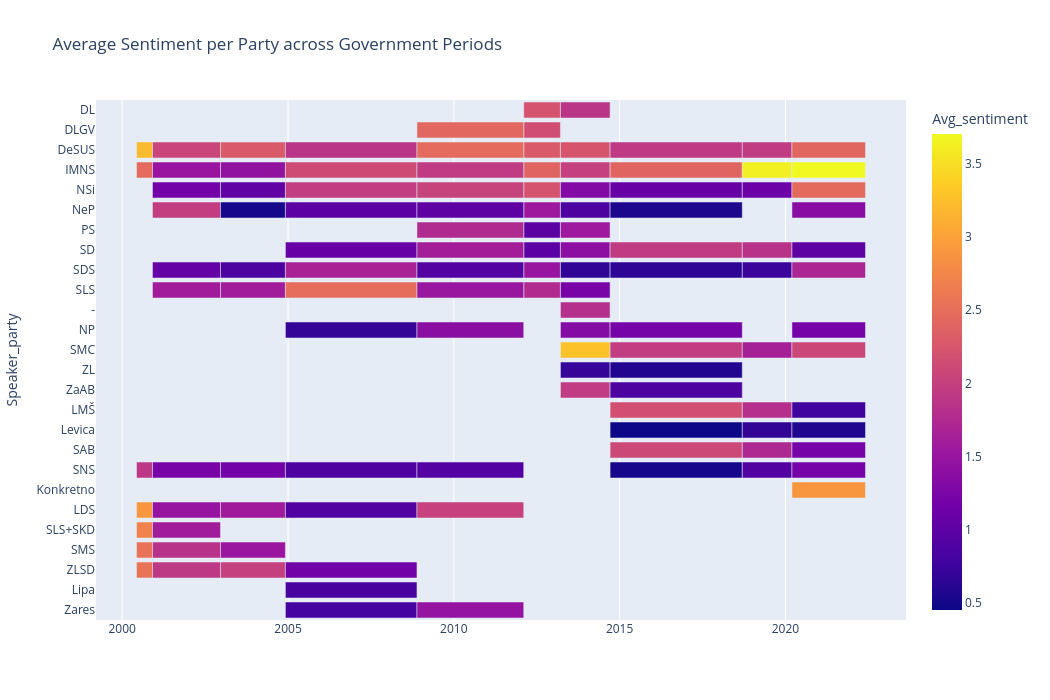

Source (notebook cell):
### Markdown cell above
Though the changes in scores might not be seen as too drastic, the most distinct changes in sentiment average (e.g. LDS in Gov5-6, or NSI in Gov13-14) still denote changes in sentiment labels (e.g. jump from 1.1 which is still quite Negative to 2.5, which can be intepreted as Neutral), effectively changing an entire 3-class sentiment label (and several labels in 6-class). Remaining changes are not too drastic, which is understandable given the generally low sentiment (mean sentiment score of the entire dataset under analysis is 1.29, while the median is 0.6). 
Additionally, when plotting sentiment trends for individual parties by party status, party orientation, etc., the highest average sentiment barely reached around 2.5/3.

### Code cell
fig = px.timeline(
    avg_sentiment,
    x_start="Start_date",
    x_end="End_date",
    y="Speaker_party",
    color="Avg_sentiment",
    #text="Gov",
    title="Average Sentiment per Party across Government Periods"
)

fig.update_yaxes(autorange="reversed")
fig.update_layout(
        height=700,  
        width=1050)
fig.show()
